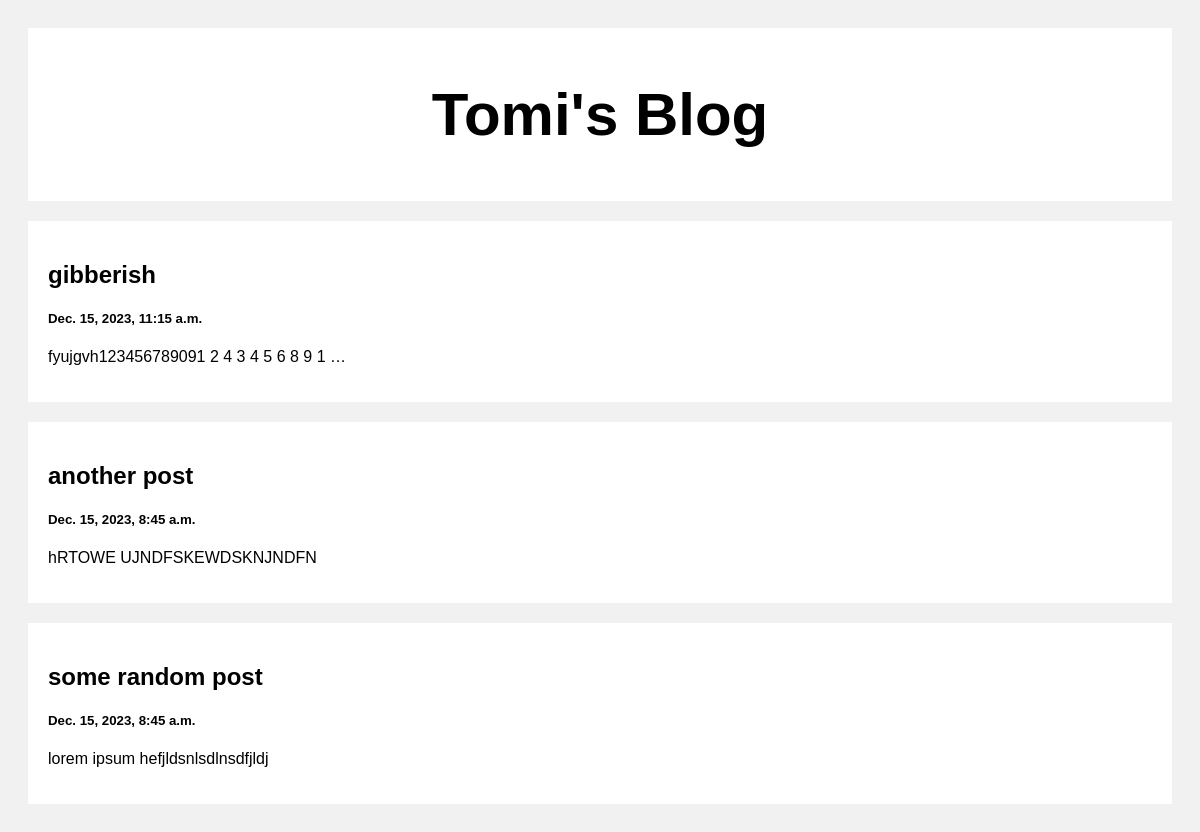
The page / on the database its author committed.
### posts/models.py (models this page shows)
class Post(models.Model):
    title = models.CharField(max_length=200)
    text = models.CharField(max_length=100000)
    date = models.DateTimeField(default=datetime.now, blank=True)

### posts/views.py (the view)
# urls.py: path('', views.index, name='index'),
def index(request):
    posts = Post.objects.all()
    return render(request, 'index.html', {'posts': posts})

### templates/index.html (shortened to what this page needs)
<!DOCTYPE html>
<html>
<head>
</head>
<body>
<div class="header">
  <h2>Tomi's Blog</h2>
</div>
<div class="row">
  <div class="leftcolumn">
    {% for post in posts reversed %}
    <div class="card">
      <a style="text-decoration: none; color: black;" href="/post/{{post.id}}">
        <h2>{{post.title}}</h2>
        <h5>{{post.date}}</h5>
        <p>{{post.text|truncatewords:10}}</p>
      </a>
    </div>
    {% endfor %}
  </div>
</div>
</body>
</html>

### templates/index.html (style rules this page uses)
* { box-sizing: border-box; }
body { font-family: Arial; padding: 20px; background: #f1f1f1; }
.header { padding: 2px; font-size: 40px; text-align: center; background: white; }
.leftcolumn { float: left; width: 100%; }
.card { background-color: white; padding: 20px; margin-top: 20px; }
.row:after { content: ""; display: table; clear: both; }

### rows shown on the page
Post: title "gibberish", date "Dec. 15, 2023, 11:15 a.m.", text "fyujgvh123456789091 2 4 3 4 5 6 8 9 1 …"
Post: title "another post", date "Dec. 15, 2023, 8:45 a.m.", text "hRTOWE UJNDFSKEWDSKNJNDFN"
Post: title "some random post", date "Dec. 15, 2023, 8:45 a.m.", text "lorem ipsum hefjldsnlsdlnsdfjldj"
